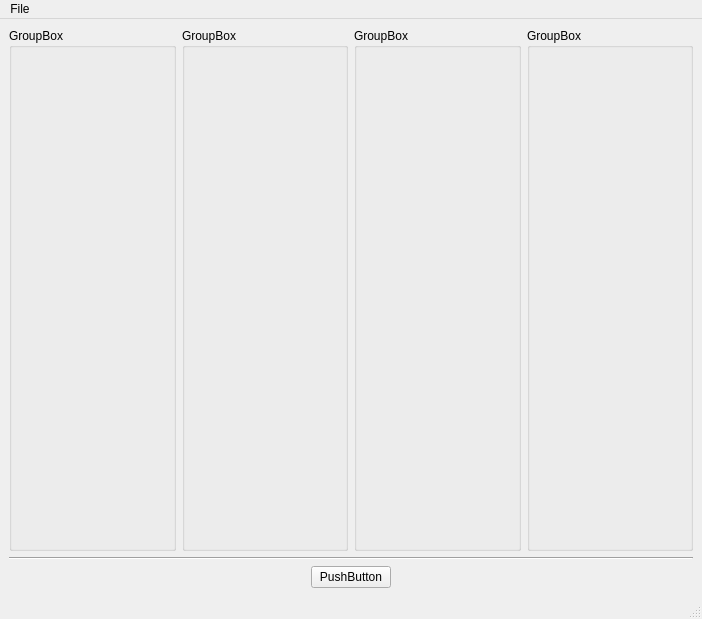
<ui version="4.0" >
 <class>AudioCtrlDlgUi</class>
 <widget class="QMainWindow" name="AudioCtrlDlgUi" >
  <property name="geometry" >
   <rect>
    <x>0</x>
    <y>0</y>
    <width>702</width>
    <height>619</height>
   </rect>
  </property>
  <property name="windowTitle" >
   <string>MainWindow</string>
  </property>
  <widget class="QWidget" name="centralwidget" >
   <layout class="QVBoxLayout" >
    <item>
     <layout class="QHBoxLayout" >
      <item>
       <widget class="QGroupBox" name="groupBox" >
        <property name="title" >
         <string>GroupBox</string>
        </property>
       </widget>
      </item>
      <item>
       <widget class="QGroupBox" name="groupBox_2" >
        <property name="title" >
         <string>GroupBox</string>
        </property>
       </widget>
      </item>
      <item>
       <widget class="QGroupBox" name="groupBox_3" >
        <property name="title" >
         <string>GroupBox</string>
        </property>
       </widget>
      </item>
      <item>
       <widget class="QGroupBox" name="groupBox_4" >
        <property name="title" >
         <string>GroupBox</string>
        </property>
       </widget>
      </item>
     </layout>
    </item>
    <item>
     <widget class="Line" name="line" >
      <property name="orientation" >
       <enum>Qt::Horizontal</enum>
      </property>
     </widget>
    </item>
    <item>
     <layout class="QGridLayout" >
      <item row="1" column="0" >
       <spacer>
        <property name="orientation" >
         <enum>Qt::Horizontal</enum>
        </property>
        <property name="sizeHint" >
         <size>
          <width>40</width>
          <height>20</height>
         </size>
        </property>
       </spacer>
      </item>
      <item row="1" column="2" >
       <spacer>
        <property name="orientation" >
         <enum>Qt::Horizontal</enum>
        </property>
        <property name="sizeHint" >
         <size>
          <width>40</width>
          <height>20</height>
         </size>
        </property>
       </spacer>
      </item>
      <item row="1" column="1" >
       <widget class="QPushButton" name="pushButton" >
        <property name="text" >
         <string>PushButton</string>
        </property>
       </widget>
      </item>
      <item row="0" column="1" >
       <spacer>
        <property name="orientation" >
         <enum>Qt::Vertical</enum>
        </property>
        <property name="sizeType" >
         <enum>QSizePolicy::Maximum</enum>
        </property>
        <property name="sizeHint" >
         <size>
          <width>20</width>
          <height>0</height>
         </size>
        </property>
       </spacer>
      </item>
      <item row="2" column="1" >
       <spacer>
        <property name="orientation" >
         <enum>Qt::Vertical</enum>
        </property>
        <property name="sizeType" >
         <enum>QSizePolicy::Maximum</enum>
        </property>
        <property name="sizeHint" >
         <size>
          <width>20</width>
          <height>0</height>
         </size>
        </property>
       </spacer>
      </item>
     </layout>
    </item>
   </layout>
  </widget>
  <widget class="QMenuBar" name="menubar" >
   <property name="geometry" >
    <rect>
     <x>0</x>
     <y>0</y>
     <width>702</width>
     <height>19</height>
    </rect>
   </property>
   <widget class="QMenu" name="menuFile" >
    <property name="title" >
     <string>File</string>
    </property>
    <addaction name="actionExit" />
   </widget>
   <addaction name="menuFile" />
  </widget>
  <widget class="QStatusBar" name="statusbar" />
  <action name="actionExit" >
   <property name="text" >
    <string>Exit</string>
   </property>
  </action>
 </widget>
 <resources/>
 <connections>
  <connection>
   <sender>actionExit</sender>
   <signal>activated()</signal>
   <receiver>AudioCtrlDlgUi</receiver>
   <slot>close()</slot>
   <hints>
    <hint type="sourcelabel" >
     <x>-1</x>
     <y>-1</y>
    </hint>
    <hint type="destinationlabel" >
     <x>350</x>
     <y>309</y>
    </hint>
   </hints>
  </connection>
 </connections>
</ui>
